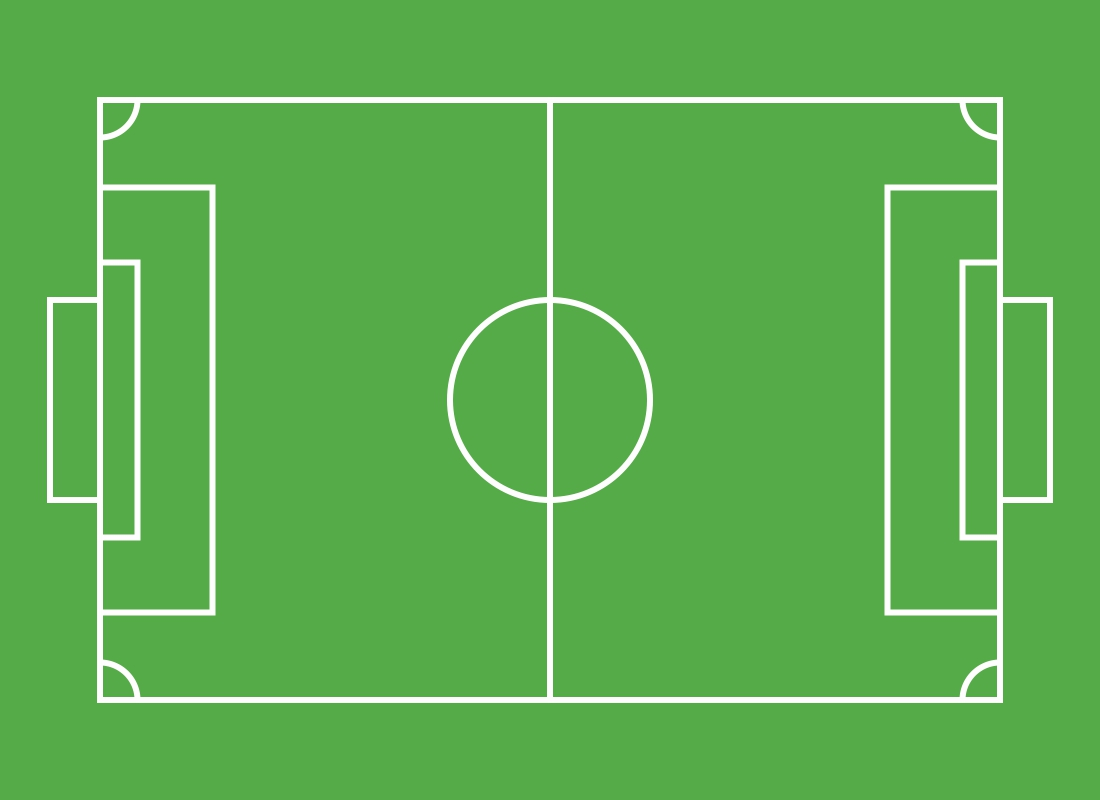
#> input picture reg/map_lapangan.jpg, 1100 x 800 px
$ python -i nasional.py   (imports and definitions only)   (older library calls are emulated)
#> lines starting #> are read from the running program, lines starting #| are printed output that depends on the picture
import cv2
import numpy as np

def createBGR(frame):
    bgr = frame

    # Atas-Bawah
    bgr = cv2.line(bgr, (e,e), (w+e,e), color=putih, thickness=5)
    bgr = cv2.line(bgr, (e,h+e), (w+e,h+e), color=putih, thickness=5)
    # Kanan-Kiri
    bgr = cv2.line(bgr, (e,e), (e,h+e), color=putih, thickness=5)
    bgr = cv2.line(bgr, (w+e,e), (w+e,h+e), color=putih, thickness=5)
    # Tengah
    bgr = cv2.line(bgr, (e+w12,e), (e+w12,h+e), color=putih, thickness=5)
    #Lingkaran
    bgr = cv2.circle(bgr, (e+w12,e+h12), 130, color=putih, thickness=5)

    # penalti kecil kiri
    bgr = cv2.line(bgr, (e,e+h12-150), (e+50,e+h12-150), color=putih, thickness=5)
    bgr = cv2.line(bgr, (e,e+h12+150), (e+50,e+h12+150), color=putih, thickness=5)
    bgr = cv2.line(bgr, (e+50,e+h12-150), (e+50,e+h12+150), color=putih, thickness=5)

    # penalti kecil kanan
    bgr = cv2.line(bgr, (e+w,e+h12-150), (e+w-50,e+h12-150), color=putih, thickness=5)
    bgr = cv2.line(bgr, (e+w,e+h12+150), (e+w-50,e+h12+150), color=putih, thickness=5)
    bgr = cv2.line(bgr, (e+w-50,e+h12-150), (e+w-50,e+h12+150), color=putih, thickness=5)

    # penalti besar kiri
    bgr = cv2.line(bgr, (e,e+h12-250), (e+180,e+h12-250), color=putih, thickness=5)
    bgr = cv2.line(bgr, (e,e+h12+250), (e+180,e+h12+250), color=putih, thickness=5)
    bgr = cv2.line(bgr, (e+180,e+h12-250), (e+180,e+h12+250), color=putih, thickness=5)

    # penalti besar kanan
    bgr = cv2.line(bgr, (e+w,e+h12-250), (e+w-180,e+h12-250), color=putih, thickness=5)
    bgr = cv2.line(bgr, (e+w,e+h12+250), (e+w-180,e+h12+250), color=putih, thickness=5)
    bgr = cv2.line(bgr, (e+w-180,e+h12-250), (e+w-180,e+h12+250), color=putih, thickness=5)

    # corner kiri atas
    bgr = cv2.ellipse(bgr, (e,e), (50,50), 0, 0, 90, color=putih, thickness=5)

    # corner kanan atas
    bgr = cv2.ellipse(bgr, (e+w,e), (50,50), 0, 90, 180, color=putih, thickness=5)

    # corner kiri bawah
    bgr = cv2.ellipse(bgr, (e,e+h), (50,50), 0, 0, -90, color=putih, thickness=5)

    # corner kanan bawah
    bgr = cv2.ellipse(bgr, (e+w,e+h), (50,50), 0, -90, -180, color=putih, thickness=5)

    # gawang kiri
    bgr = cv2.line(bgr, (e,e+h12-100), (e-50,e+h12-100), color=putih, thickness=5)
    bgr = cv2.line(bgr, (e,e+h12+100), (e-50,e+h12+100), color=putih, thickness=5)
    bgr = cv2.line(bgr, (e-50,e+h12-100), (e-50,e+h12+100), color=putih, thickness=5)

    # gawang kanan
    bgr = cv2.line(bgr, (e+w,e+h12-100), (e+w+50,e+h12-100), color=putih, thickness=5)
    bgr = cv2.line(bgr, (e+w,e+h12+100), (e+w+50,e+h12+100), color=putih, thickness=5)
    bgr = cv2.line(bgr, (e+w+50,e+h12-100), (e+w+50,e+h12+100), color=putih, thickness=5)

    # Save bgr to .jpg
    cv2.imwrite('bgr.jpg', bgr)
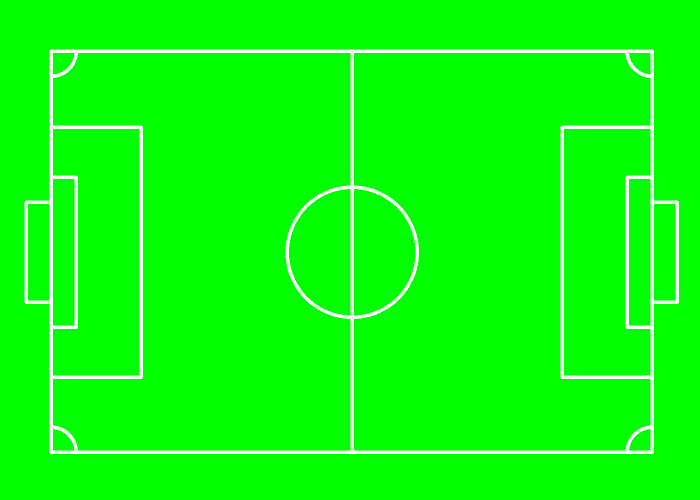
#> saved as bgr.jpg: shape (1000, 1400, 3) (shown at 1/2 size); mean B, G, R 11.4, 255, 11.4

    return bgr

def createDistanceMatrix(bgr):
    # Menggrayscale kan bgr
    gray_map = cv2.cvtColor(bgr_map,cv2.COLOR_BGR2GRAY)
    ret, bin_map = cv2.threshold(gray_map, 200, 255, cv2.THRESH_BINARY)

    # Membalik warna bin_map (putih ke hitam)
    bin_map = (255-bin_map)

    # Membuat matriks jarak
    dist = cv2.distanceTransform(
        bin_map,
        distanceType=cv2.DIST_L2,
        maskSize=3,
        dstType=cv2.CV_8U
    )
    dist_normalized = cv2.normalize(
        dist,
        None,
        alpha=0,
        beta=255,
        norm_type=cv2.NORM_MINMAX,
        dtype=cv2.CV_8U
    )

    # membalik matriks jarak (putih ke hitam)
    # Hasil terahir yang berupa Image
    dist_normalized = 255-dist_normalized

    # Save dist_normalized to .jpg
    cv2.imwrite('distMat.jpg', dist_normalized)
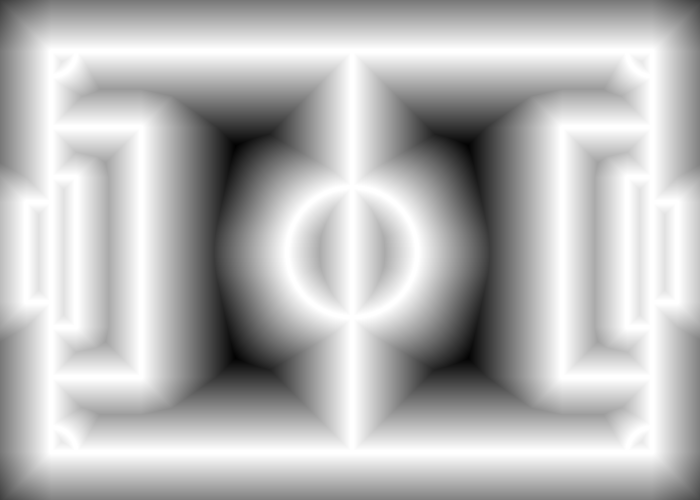
#> saved as distMat.jpg: shape (1000, 1400) (shown at 1/2 size); min 0, max 255, mean 183.7

    # Perhitungan NUMPY
    data_bin = dist_normalized.flatten()
    data_bin_dob = data_bin.astype(np.double)

    # Save array of data_bin_dob to file.bin
    file=open("12x8WithGoal.bin","wb")
    array=bytearray(data_bin_dob)
    file.write(array)
    file.close()

    return dist_normalized

# ######################################################################## MAIN

w = 1200 +2
w12 = 600 +2
h = 800 +2
h12 = 400 +2
e = 100 +2
putih = (255,255,255)

bgr = np.zeros((800+2*100, 1200+2*100, 3), np.uint8)
bgr[:] = (0, 255, 0)

bgr_map = createBGR(bgr)
dm_map = createDistanceMatrix(bgr_map)

# [5 lines not run here, left out]

>>> import cv2
>>> picture = cv2.imread('../reg/map_lapangan.jpg')
#> picture is the input picture: shape (800, 1100, 3); mean B, G, R 80.6, 174.8, 93
>>> result = createDistanceMatrix(picture)
